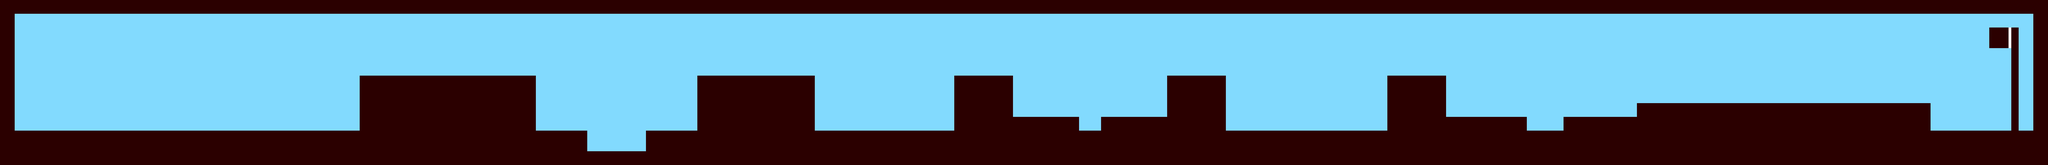

This is a level from a 2D game, rendered from its Tiled map with the project's own tilesets. A one-line summary and the map file follow, with tile-layer data summarised:
An orthogonal 279x24 tile map with 32x30 px tiles, 2 tile layers (Tile Layer 1, Tile Layer 2) and 17 objects.

<map version="1.0" orientation="orthogonal" renderorder="right-down" width="279" height="24" tilewidth="32" tileheight="30" nextobjectid="20">
 <tileset firstgid="1" name="TileSet2" tilewidth="32" tileheight="30" tilecount="1872" columns="78">
  <image source="TileSet2.png" width="2526" height="720" />
 </tileset>
 <layer name="Tile Layer 1" width="279" height="24">
  <data>[6696 cells, 6696 non-empty, 960 distinct tile ids]</data>
 </layer>
 <layer name="Tile Layer 2" width="279" height="24">
  <data>[6696 cells, 2771 non-empty, 103 distinct tile ids]</data>
 </layer>
 <objectgroup name="Ground" offsetx="6" offsety="4">
  <object id="3" x="2809.09" y="563.636" width="6118.91" height="157.576" />
  <object id="4" x="57.5758" y="563.636" width="2496.97" height="154.545" />
  <object id="5" x="3.0303" y="-3.0303" width="57.5758" height="721.212" />
  <object id="6" x="1566.67" y="324.242" width="766.667" height="242.424" />
  <object id="7" x="2554.55" y="651.515" width="251.515" height="63.6364" />
  <object id="8" x="3042.42" y="324.242" width="515.152" height="236.364" />
  <object id="9" x="4163.64" y="321.212" width="248.485" height="242.424" />
  <object id="10" x="5087.88" y="324.242" width="251.515" height="242.424" />
  <object id="11" x="6048.48" y="327.273" width="254.545" height="236.364" />
  <object id="12" x="7136.36" y="445.455" width="1275.76" height="118.182" />
  <object id="15" x="14.7273" y="-7.87879" width="8880" height="80" />
  <object id="16" x="6814" y="505" width="320" height="54" />
  <object id="17" x="6307" y="507" width="343" height="56" />
  <object id="18" x="4411" y="504" width="288" height="55" />
  <object id="19" x="4793" y="507" width="292" height="55" />
 </objectgroup>
 <objectgroup name="Home">
  <object id="13" x="8675.76" y="121.212" width="115.152" height="90.9091" />
  <object id="14" x="8766.67" y="209.091" width="33.3333" height="357.576" />
 </objectgroup>
</map>